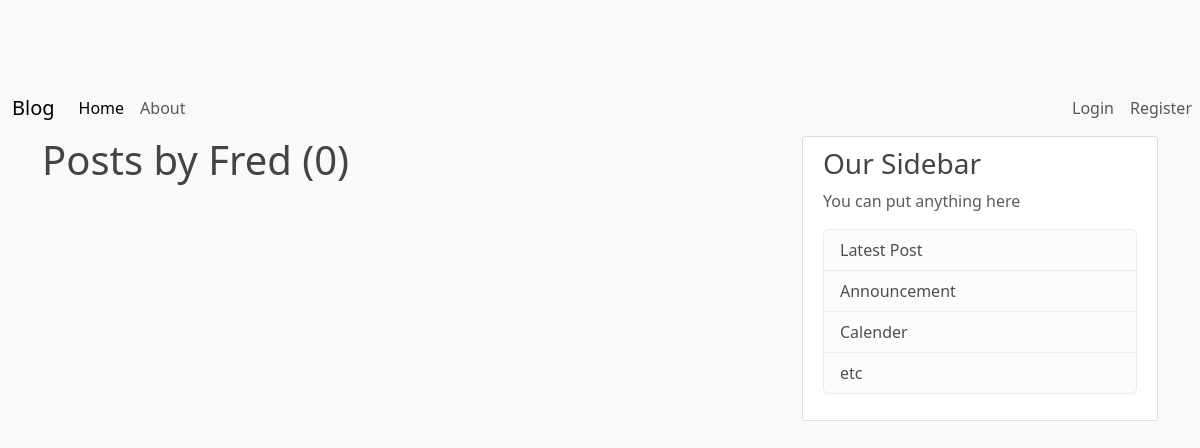
Page /user/Fred on the earlier database version.
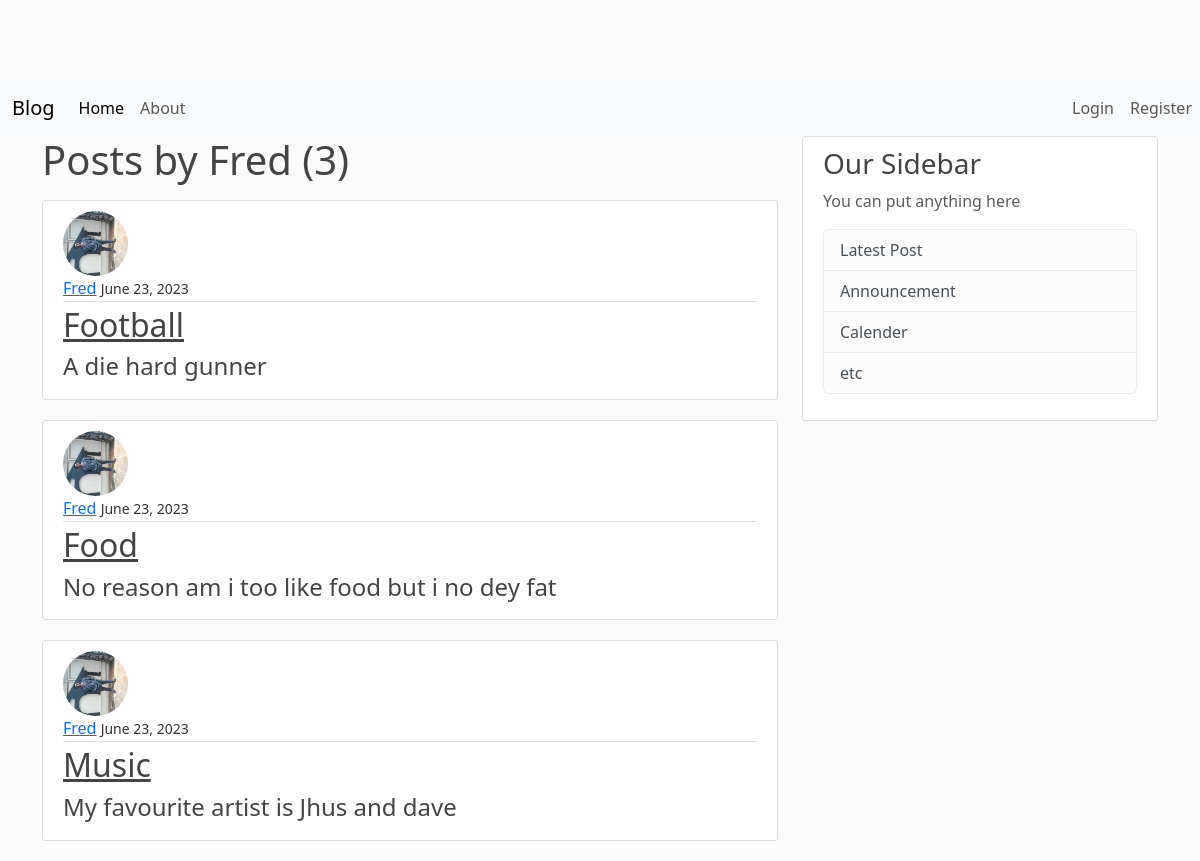
Same page on the later database version.
### blog/models.py (models this page shows, shortened)
class Post(models.Model):
    title = models.CharField(max_length=100)
    content = models.TextField(max_length=500)
    date_posted = models.DateTimeField(default=timezone.now)
    author = models.ForeignKey(User, on_delete=models.CASCADE)

### users/models.py (models this page shows, shortened)
class Profile(models.Model):
    user = models.OneToOneField(User, on_delete=models.CASCADE)
    image = models.ImageField(default='default.jpg', upload_to='profile_pics')

### blog/views.py (the view)
# urls.py: path('user/<str:username>', UserPostListView.as_view(), name='user-posts'),
class UserPostListView(ListView):
    model = Post
    template_name = 'blog/user_posts.html'
    context_object_name = 'posts'
    paginate_by = 5
    def get_queryset(self):
        user = get_object_or_404(User, username=self.kwargs.get('username'))
        return Post.objects.filter(author=user).order_by('-date_posted')

### blog/templates/blog/user_posts.html (shortened to what this page needs)
{% extends 'blog/base.html' %}
    {% block content %}
    <h1 class="mb-3">Posts by {{ view.kwargs.username }} ({{ page_obj.paginator.count }})</h1>
        {% for post in posts %}
            <article class="media content-section">
                <img class="rounded-circle article-img" src="{{ post.author.profile.image.url }}" alt="">
                <div class="article-metadata">
                    <a class="mr-2" href="{% url 'user-posts' post.author.username %}">{{ post.author }}</a>
                    <small class="text">{{ post.date_posted |date:"F d, Y" }}</small>
                </div>
                <h2><a class="article-title" href="{% url 'post-detail' post.id %}">{{post.title}}</a></h2>
                <h4 class="article-content"> {{ post.content }} </h4>
            </article>
        {% endfor %}
    {% endblock content %}

### blog/templates/blog/base.html (shortened to what this page needs)
{% load static %}
<!DOCTYPE html>
<html>
<head>
    <link href="https://cdn.jsdelivr.net/npm/bootstrap@5.3.0/dist/css/bootstrap.min.css" rel="stylesheet">
    <link rel="stylesheet" type="text/css" href="{% static 'blog/main.css' %}">
</head>
<body>
    <nav class="navbar navbar-expand-lg bg-body-tertiary">
        <div class="container-fluid">
          <a class="navbar-brand" href="{% url 'home' %}">Blog</a>
          <div class="collapse navbar-collapse" id="navbarSupportedContent">
            <ul class="navbar-nav me-auto mb-2 mb-lg-0">
              <li class="nav-item">
                <a class="nav-link active" aria-current="page" href="{% url 'home' %}">Home</a>
              </li>
              <li class="nav-item">
                <a class="nav-link" href="{% url 'about' %}">About</a>
              </li>
            </ul>
          </div>
        </div>
        <div class="navbar-nav">
          {% if user.is_authenticated %}
          <a class="nav-item nav-link" href="{% url 'post-create' %}">New Post</a>
          <a class="nav-item nav-link" href="{% url 'profile' %}">Profile</a>
          <a class="nav-item nav-link" href="{% url 'logout' %}">Logout</a>
          {% else %}
            <a class="nav-item nav-link" href="{% url 'login' %}">Login</a>
            <a class="nav-item nav-link" href="{% url 'register' %}">Register</a>
          {% endif %}
        </div>
      </nav>
    <main role="main" class="container">
        <div class="row">
            <div class="col-md-8">
                {% block content %} {% endblock content %}
            </div>
            <div class="col-md-4">
                <div class="content-section">
                    <h3>Our Sidebar</h3>
                    <p class="text-muted">You can put anything here
                        <ul class="list-group">
                            <li class="list-group-item list-group-item-light">Latest Post</li>
                            <li class="list-group-item list-group-item-light">Announcement</li>
                            <li class="list-group-item list-group-item-light">Calender</li>
                            <li class="list-group-item list-group-item-light">etc</li>
                        </ul>
                    </p>
                </div>
            </div>
        </div>
    </main>
</body>
</html>

### blog/static/blog/main.css (style rules this page uses)
body { background: #fafafa; color: #333333; margin-top: 5rem; }
h1, h2, h3, h4, h5, h6 { color: #444444; }
ul { margin: 0; }
.content-section { background: #ffffff; padding: 10px 20px; border: 1px solid #dddddd; border-radius: 3px; margin-bottom: 20px; }
.article-title { color: #444444; }
.article-content { white-space: pre-line; }
.article-img { height: 65px; width: 65px; margin-right: 16px; }
.article-metadata { padding-bottom: 1px; margin-bottom: 4px; border-bottom: 1px solid #e3e3e3; }

Differences in the rows shown:
added Post: author.profile.image (placeholder picture), author "Fred", date_posted "June 23, 2023", title "Football", content "A die hard gunner"
added Post: author.profile.image (placeholder picture), author "Fred", date_posted "June 23, 2023", title "Food", content "No reason am i too like food but i no dey fat"
added Post: author.profile.image (placeholder picture), author "Fred", date_posted "June 23, 2023", title "Music", content "My favourite artist is Jhus and dave"
Other differences:
{{ page_obj.paginator.count }}: "0" → "3"
